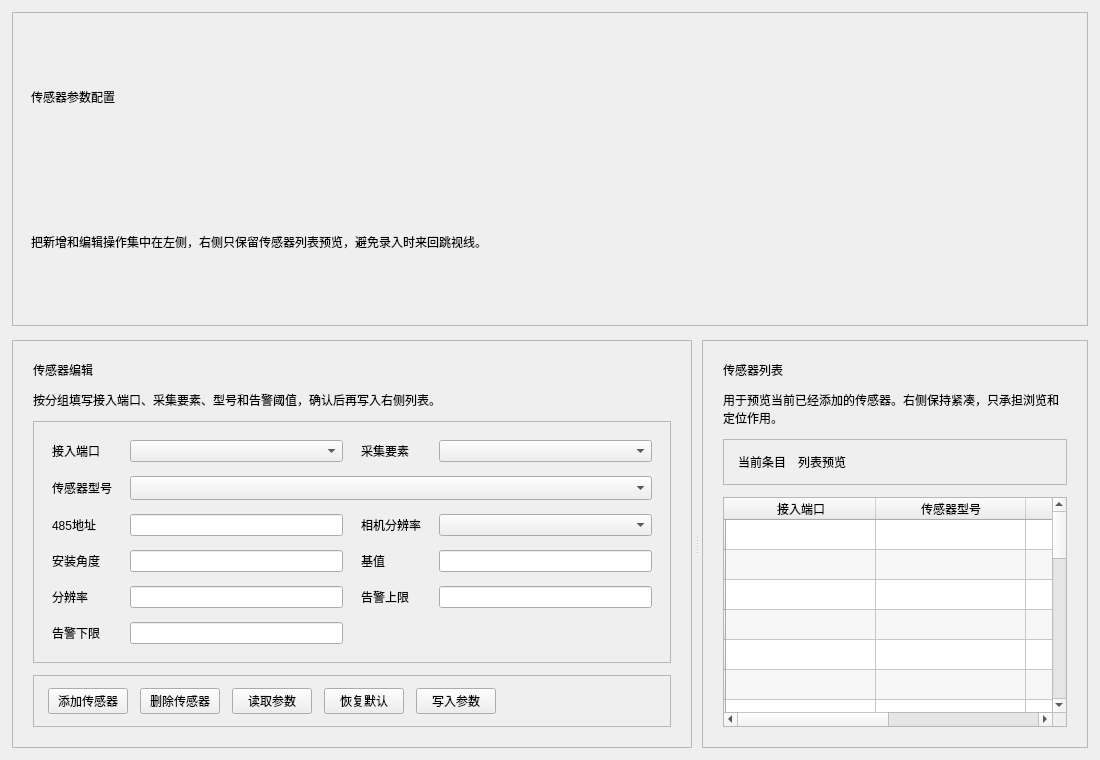
<?xml version="1.0" encoding="UTF-8"?>
<ui version="4.0">
 <class>sensor</class>
 <widget class="QWidget" name="sensor">
  <property name="geometry">
   <rect>
    <x>0</x>
    <y>0</y>
    <width>1100</width>
    <height>760</height>
   </rect>
  </property>
  <property name="windowTitle">
   <string>传感器参数</string>
  </property>
  <layout class="QVBoxLayout" name="verticalLayout">
   <property name="spacing">
    <number>14</number>
   </property>
   <property name="leftMargin">
    <number>12</number>
   </property>
   <property name="topMargin">
    <number>12</number>
   </property>
   <property name="rightMargin">
    <number>12</number>
   </property>
   <property name="bottomMargin">
    <number>12</number>
   </property>
   <item>
    <widget class="QFrame" name="summaryCard">
     <property name="frameShape">
      <enum>QFrame::StyledPanel</enum>
     </property>
     <layout class="QVBoxLayout" name="verticalLayoutSummary">
      <property name="spacing">
       <number>6</number>
      </property>
      <property name="leftMargin">
       <number>18</number>
      </property>
      <property name="topMargin">
       <number>14</number>
      </property>
      <property name="rightMargin">
       <number>18</number>
      </property>
      <property name="bottomMargin">
       <number>14</number>
      </property>
      <item>
       <widget class="QLabel" name="pageTitle">
        <property name="text">
         <string>传感器参数配置</string>
        </property>
       </widget>
      </item>
      <item>
       <widget class="QLabel" name="pageSubtitle">
        <property name="text">
         <string>把新增和编辑操作集中在左侧，右侧只保留传感器列表预览，避免录入时来回跳视线。</string>
        </property>
        <property name="wordWrap">
         <bool>true</bool>
        </property>
       </widget>
      </item>
     </layout>
    </widget>
   </item>
   <item>
    <widget class="QSplitter" name="mainSplitter">
     <property name="orientation">
      <enum>Qt::Horizontal</enum>
     </property>
     <property name="childrenCollapsible">
      <bool>false</bool>
     </property>
     <property name="handleWidth">
      <number>10</number>
     </property>
     <widget class="QFrame" name="editorCard">
      <property name="minimumSize">
       <size>
        <width>620</width>
        <height>0</height>
       </size>
      </property>
      <property name="frameShape">
       <enum>QFrame::StyledPanel</enum>
      </property>
      <layout class="QVBoxLayout" name="verticalLayoutEditorCard">
       <property name="spacing">
        <number>12</number>
       </property>
       <property name="leftMargin">
        <number>20</number>
       </property>
       <property name="topMargin">
        <number>20</number>
       </property>
       <property name="rightMargin">
        <number>20</number>
       </property>
       <property name="bottomMargin">
        <number>20</number>
       </property>
       <item>
        <widget class="QLabel" name="labelEditorTitle">
         <property name="text">
          <string>传感器编辑</string>
         </property>
        </widget>
       </item>
       <item>
        <widget class="QLabel" name="labelEditorHint">
         <property name="text">
          <string>按分组填写接入端口、采集要素、型号和告警阈值，确认后再写入右侧列表。</string>
         </property>
         <property name="wordWrap">
          <bool>true</bool>
         </property>
        </widget>
       </item>
       <item>
        <widget class="QFrame" name="baseConfigCard">
         <property name="frameShape">
          <enum>QFrame::StyledPanel</enum>
         </property>
         <layout class="QGridLayout" name="gridLayoutEditor">
          <property name="leftMargin">
           <number>18</number>
          </property>
          <property name="topMargin">
           <number>18</number>
          </property>
          <property name="rightMargin">
           <number>18</number>
          </property>
          <property name="bottomMargin">
           <number>18</number>
          </property>
          <property name="horizontalSpacing">
           <number>18</number>
          </property>
          <property name="verticalSpacing">
           <number>14</number>
          </property>
          <item row="0" column="0">
           <widget class="QLabel" name="label">
            <property name="text">
             <string>接入端口</string>
            </property>
           </widget>
          </item>
          <item row="0" column="1">
           <widget class="QComboBox" name="sensor_port">
            <item><property name="text"><string/></property></item>
            <item><property name="text"><string>开关量 S1</string></property></item>
            <item><property name="text"><string>开关量 S2</string></property></item>
            <item><property name="text"><string>模拟量 A1</string></property></item>
            <item><property name="text"><string>模拟量 A2</string></property></item>
            <item><property name="text"><string>485串口 COM3</string></property></item>
            <item><property name="text"><string>485串口 COM4</string></property></item>
            <item><property name="text"><string>485串口 COM5</string></property></item>
            <item><property name="text"><string>232串口 COM1</string></property></item>
            <item><property name="text"><string>232串口 COM2</string></property></item>
            <item><property name="text"><string>232串口 COM5</string></property></item>
            <item><property name="text"><string>格雷码 COM5</string></property></item>
           </widget>
          </item>
          <item row="0" column="2">
           <widget class="QLabel" name="label_11">
            <property name="text">
             <string>采集要素</string>
            </property>
           </widget>
          </item>
          <item row="0" column="3">
           <widget class="QComboBox" name="sensor_element">
            <item><property name="text"><string/></property></item>
            <item><property name="text"><string>瞬时气温</string></property></item>
            <item><property name="text"><string>闸位</string></property></item>
            <item><property name="text"><string>日降水量</string></property></item>
            <item><property name="text"><string>当前降水量</string></property></item>
            <item><property name="text"><string>累计降水量</string></property></item>
            <item><property name="text"><string>瞬时流量</string></property></item>
            <item><property name="text"><string>取水口流量1</string></property></item>
            <item><property name="text"><string>取水口流量2</string></property></item>
            <item><property name="text"><string>取水口流量3</string></property></item>
            <item><property name="text"><string>取水口流量4</string></property></item>
            <item><property name="text"><string>取水口流量5</string></property></item>
            <item><property name="text"><string>总出库流量</string></property></item>
            <item><property name="text"><string>累计流量</string></property></item>
            <item><property name="text"><string>风速</string></property></item>
            <item><property name="text"><string>平均流速</string></property></item>
            <item><property name="text"><string>瞬时流速</string></property></item>
            <item><property name="text"><string>瞬时河道水位</string></property></item>
            <item><property name="text"><string>库下水位</string></property></item>
            <item><property name="text"><string>库上水位</string></property></item>
            <item><property name="text"><string>水位(取水口)</string></property></item>
            <item><property name="text"><string>图片数据</string></property></item>
            <item><property name="text"><string>10CM墒情</string></property></item>
            <item><property name="text"><string>20CM墒情</string></property></item>
            <item><property name="text"><string>30CM墒情</string></property></item>
            <item><property name="text"><string>40CM墒情</string></property></item>
            <item><property name="text"><string>50CM墒情</string></property></item>
            <item><property name="text"><string>60CM墒情</string></property></item>
            <item><property name="text"><string>80CM墒情</string></property></item>
            <item><property name="text"><string>100CM墒情</string></property></item>
            <item><property name="text"><string>水压1</string></property></item>
            <item><property name="text"><string>水压2</string></property></item>
            <item><property name="text"><string>水压3</string></property></item>
            <item><property name="text"><string>水压4</string></property></item>
            <item><property name="text"><string>水压5</string></property></item>
            <item><property name="text"><string>水压6</string></property></item>
            <item><property name="text"><string>水压7</string></property></item>
            <item><property name="text"><string>水压8</string></property></item>
            <item><property name="text"><string>水量</string></property></item>
            <item><property name="text"><string>X位移</string></property></item>
            <item><property name="text"><string>Y位移</string></property></item>
            <item><property name="text"><string>Z位移</string></property></item>
            <item><property name="text"><string>渗流</string></property></item>
            <item><property name="text"><string>渗压水位</string></property></item>
            <item><property name="text"><string>渗压水位1</string></property></item>
            <item><property name="text"><string>渗压水位2</string></property></item>
            <item><property name="text"><string>渗压水位3</string></property></item>
            <item><property name="text"><string>渗压水位4</string></property></item>
            <item><property name="text"><string>渗压水位5</string></property></item>
            <item><property name="text"><string>渗压水位6</string></property></item>
            <item><property name="text"><string>渗压水位7</string></property></item>
            <item><property name="text"><string>渗压水位8</string></property></item>
            <item><property name="text"><string>渗压水位9</string></property></item>
            <item><property name="text"><string>垂直高度</string></property></item>
            <item><property name="text"><string>频率/温度</string></property></item>
           </widget>
          </item>
          <item row="1" column="0">
           <widget class="QLabel" name="label_9">
            <property name="text">
             <string>传感器型号</string>
            </property>
           </widget>
          </item>
          <item row="1" column="1" colspan="3">
           <widget class="QComboBox" name="sensor_type">
            <property name="minimumContentsLength">
             <number>28</number>
            </property>
            <property name="sizeAdjustPolicy">
             <enum>QComboBox::AdjustToMinimumContentsLengthWithIcon</enum>
            </property>
            <item><property name="text"><string/></property></item>
            <item><property name="text"><string>模拟器</string></property></item>
            <item><property name="text"><string>KH.JD-05翻斗式雨量计</string></property></item>
            <item><property name="text"><string>南京葛南GL-1量水位计</string></property></item>
            <item><property name="text"><string>南京葛南GL-1A磁致伸缩式量水堰计</string></property></item>
            <item><property name="text"><string>西安鹰格YGRD-65雷达水位计</string></property></item>
            <item><property name="text"><string>可雷可克压力水位计</string></property></item>
            <item><property name="text"><string>OTT CBS气泡水位计</string></property></item>
            <item><property name="text"><string>北京古大GDRD56雷达水位计</string></property></item>
            <item><property name="text"><string>徐州伟固F-05型堰槽渗流计</string></property></item>
            <item><property name="text"><string>科鼎相机(标清)</string></property></item>
            <item><property name="text"><string>麦克MPM47xx系列压力水位计</string></property></item>
            <item><property name="text"><string>OTT RLS雷达水位计</string></property></item>
            <item><property name="text"><string>亿立能气泡水位计</string></property></item>
            <item><property name="text"><string>科鼎KH.WQX-1气泡水位计</string></property></item>
            <item><property name="text"><string>徐州伟固FX-40浮子水位计</string></property></item>
            <item><property name="text"><string>Spectrum SM100墒情传感器</string></property></item>
            <item><property name="text"><string>长春EZC-1风速风向一体式传感器</string></property></item>
            <item><property name="text"><string>武汉新绿度VQWC-21大气温度传感器</string></property></item>
            <item><property name="text"><string>南京斯比特陶瓷压力水位计</string></property></item>
            <item><property name="text"><string>徐州伟固WS-10闸位计</string></property></item>
            <item><property name="text"><string>伟思浮子式水位计(RS485)</string></property></item>
            <item><property name="text"><string>大连凯驰瑞鑫MAG-511电磁流量计</string></property></item>
            <item><property name="text"><string>大连凯驰瑞鑫KRC-1518LLB超声波流量计</string></property></item>
            <item><property name="text"><string>广州鼎恒水位计</string></property></item>
            <item><property name="text"><string>三元达水质传感器</string></property></item>
            <item><property name="text"><string>道盛TUF-2000流量计</string></property></item>
            <item><property name="text"><string>LUFFT WS500气象传感器</string></property></item>
            <item><property name="text"><string>WT1821温湿度传感器</string></property></item>
            <item><property name="text"><string>科鼎相机(高清)</string></property></item>
            <item><property name="text"><string>MCU设备</string></property></item>
           </widget>
          </item>
          <item row="2" column="0">
           <widget class="QLabel" name="label_8">
            <property name="text">
             <string>485地址</string>
            </property>
           </widget>
          </item>
          <item row="2" column="1">
           <widget class="QLineEdit" name="sensor_485"/>
          </item>
          <item row="2" column="2">
           <widget class="QLabel" name="label_7">
            <property name="text">
             <string>相机分辨率</string>
            </property>
           </widget>
          </item>
          <item row="2" column="3">
           <widget class="QComboBox" name="camera">
            <item><property name="text"><string/></property></item>
            <item><property name="text"><string>80X60</string></property></item>
            <item><property name="text"><string>160X120</string></property></item>
            <item><property name="text"><string>230X240</string></property></item>
            <item><property name="text"><string>640X480</string></property></item>
            <item><property name="text"><string>1280X1024</string></property></item>
           </widget>
          </item>
          <item row="3" column="0">
           <widget class="QLabel" name="label_6">
            <property name="text">
             <string>安装角度</string>
            </property>
           </widget>
          </item>
          <item row="3" column="1">
           <widget class="QLineEdit" name="sensor_angle"/>
          </item>
          <item row="3" column="2">
           <widget class="QLabel" name="label_5">
            <property name="text">
             <string>基值</string>
            </property>
           </widget>
          </item>
          <item row="3" column="3">
           <widget class="QLineEdit" name="sensor_base"/>
          </item>
          <item row="4" column="0">
           <widget class="QLabel" name="label_4">
            <property name="text">
             <string>分辨率</string>
            </property>
           </widget>
          </item>
          <item row="4" column="1">
           <widget class="QLineEdit" name="sensor_resolution"/>
          </item>
          <item row="4" column="2">
           <widget class="QLabel" name="label_3">
            <property name="text">
             <string>告警上限</string>
            </property>
           </widget>
          </item>
          <item row="4" column="3">
           <widget class="QLineEdit" name="warn_ceiling"/>
          </item>
          <item row="5" column="0">
           <widget class="QLabel" name="label_10">
            <property name="text">
             <string>告警下限</string>
            </property>
           </widget>
          </item>
          <item row="5" column="1">
           <widget class="QLineEdit" name="warn_lower"/>
          </item>
         </layout>
        </widget>
       </item>
       <item>
        <widget class="QFrame" name="actionCard">
         <property name="frameShape">
          <enum>QFrame::StyledPanel</enum>
         </property>
         <layout class="QHBoxLayout" name="horizontalLayoutActions">
          <property name="spacing">
           <number>12</number>
          </property>
          <property name="leftMargin">
           <number>14</number>
          </property>
          <property name="topMargin">
           <number>12</number>
          </property>
          <property name="rightMargin">
           <number>14</number>
          </property>
          <property name="bottomMargin">
           <number>12</number>
          </property>
          <item>
           <widget class="QPushButton" name="add_sensor">
            <property name="text">
             <string>添加传感器</string>
            </property>
           </widget>
          </item>
          <item>
           <widget class="QPushButton" name="delete_sensor">
            <property name="text">
             <string>删除传感器</string>
            </property>
           </widget>
          </item>
          <item>
           <widget class="QPushButton" name="read_Button">
            <property name="text">
             <string>读取参数</string>
            </property>
           </widget>
          </item>
          <item>
           <widget class="QPushButton" name="huifu_Button">
            <property name="text">
             <string>恢复默认</string>
            </property>
           </widget>
          </item>
          <item>
           <widget class="QPushButton" name="set_Button">
            <property name="text">
             <string>写入参数</string>
            </property>
           </widget>
          </item>
          <item>
           <spacer name="horizontalSpacer">
            <property name="orientation">
             <enum>Qt::Horizontal</enum>
            </property>
            <property name="sizeHint" stdset="0">
             <size>
              <width>40</width>
              <height>20</height>
             </size>
            </property>
           </spacer>
          </item>
         </layout>
        </widget>
       </item>
      </layout>
     </widget>
     <widget class="QFrame" name="listCard">
      <property name="minimumSize">
       <size>
        <width>360</width>
        <height>0</height>
       </size>
      </property>
      <property name="maximumSize">
       <size>
        <width>500</width>
        <height>16777215</height>
       </size>
      </property>
      <property name="frameShape">
       <enum>QFrame::StyledPanel</enum>
      </property>
      <layout class="QVBoxLayout" name="verticalLayoutListCard">
       <property name="spacing">
        <number>12</number>
       </property>
       <property name="leftMargin">
        <number>20</number>
       </property>
       <property name="topMargin">
        <number>20</number>
       </property>
       <property name="rightMargin">
        <number>20</number>
       </property>
       <property name="bottomMargin">
        <number>20</number>
       </property>
       <item>
        <widget class="QLabel" name="labelSensorListTitle">
         <property name="text">
          <string>传感器列表</string>
         </property>
        </widget>
       </item>
       <item>
        <widget class="QLabel" name="labelSensorListHint">
         <property name="text">
          <string>用于预览当前已经添加的传感器。右侧保持紧凑，只承担浏览和定位作用。</string>
         </property>
         <property name="wordWrap">
          <bool>true</bool>
         </property>
        </widget>
       </item>
       <item>
        <widget class="QFrame" name="listToolbarCard">
         <property name="frameShape">
          <enum>QFrame::StyledPanel</enum>
         </property>
         <layout class="QHBoxLayout" name="horizontalLayoutListToolbar">
          <property name="spacing">
           <number>12</number>
          </property>
          <property name="leftMargin">
           <number>14</number>
          </property>
          <property name="topMargin">
           <number>12</number>
          </property>
          <property name="rightMargin">
           <number>14</number>
          </property>
          <property name="bottomMargin">
           <number>12</number>
          </property>
          <item>
           <widget class="QLabel" name="labelListCountTitle">
            <property name="text">
             <string>当前条目</string>
            </property>
           </widget>
          </item>
          <item>
           <widget class="QLabel" name="labelListCountValue">
            <property name="text">
             <string>列表预览</string>
            </property>
           </widget>
          </item>
          <item>
           <spacer name="horizontalSpacerListToolbar">
            <property name="orientation">
             <enum>Qt::Horizontal</enum>
            </property>
            <property name="sizeHint" stdset="0">
             <size>
              <width>40</width>
              <height>20</height>
             </size>
            </property>
           </spacer>
          </item>
         </layout>
        </widget>
       </item>
       <item>
        <widget class="QTableWidget" name="table">
         <property name="sizePolicy">
          <sizepolicy hsizetype="Expanding" vsizetype="Expanding">
           <horstretch>0</horstretch>
           <verstretch>1</verstretch>
          </sizepolicy>
         </property>
         <property name="alternatingRowColors">
          <bool>true</bool>
         </property>
         <property name="selectionBehavior">
          <enum>QAbstractItemView::SelectRows</enum>
         </property>
         <property name="selectionMode">
          <enum>QAbstractItemView::SingleSelection</enum>
         </property>
         <property name="editTriggers">
          <set>QAbstractItemView::NoEditTriggers</set>
         </property>
         <property name="showGrid">
          <bool>true</bool>
         </property>
         <attribute name="horizontalHeaderDefaultSectionSize">
          <number>150</number>
         </attribute>
         <attribute name="horizontalHeaderStretchLastSection">
          <bool>true</bool>
         </attribute>
         <row><property name="text"><string/></property></row>
         <row><property name="text"><string/></property></row>
         <row><property name="text"><string/></property></row>
         <row><property name="text"><string/></property></row>
         <row><property name="text"><string/></property></row>
         <row><property name="text"><string/></property></row>
         <row><property name="text"><string/></property></row>
         <row><property name="text"><string/></property></row>
         <row><property name="text"><string/></property></row>
         <row><property name="text"><string/></property></row>
         <row><property name="text"><string/></property></row>
         <row><property name="text"><string/></property></row>
         <row><property name="text"><string/></property></row>
         <row><property name="text"><string/></property></row>
         <row><property name="text"><string/></property></row>
         <row><property name="text"><string/></property></row>
         <row><property name="text"><string/></property></row>
         <row><property name="text"><string/></property></row>
         <row><property name="text"><string/></property></row>
         <row><property name="text"><string/></property></row>
         <row><property name="text"><string/></property></row>
         <row><property name="text"><string/></property></row>
         <row><property name="text"><string/></property></row>
         <row><property name="text"><string/></property></row>
         <column><property name="text"><string>接入端口</string></property></column>
         <column><property name="text"><string>传感器型号</string></property></column>
         <column><property name="text"><string>采集要素</string></property></column>
         <column><property name="text"><string>485地址</string></property></column>
        </widget>
       </item>
      </layout>
     </widget>
    </widget>
   </item>
  </layout>
 </widget>
 <resources/>
 <connections/>
</ui>
